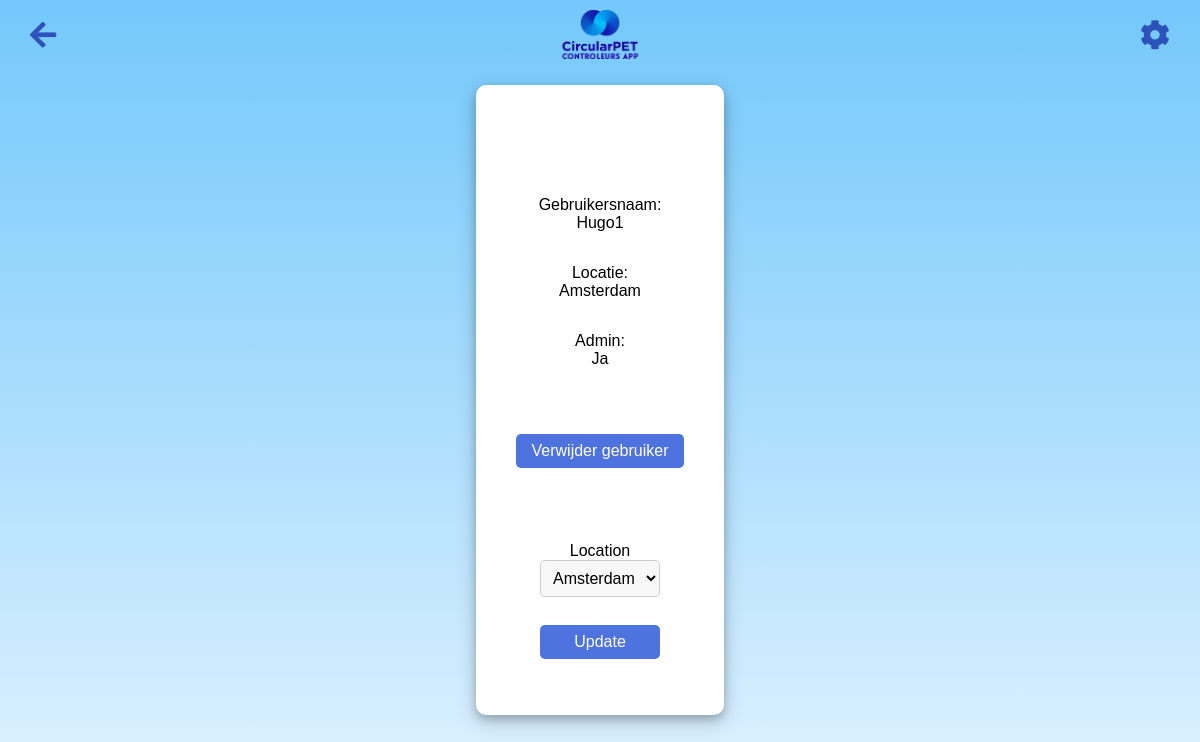
Page /user_dashboard/2?user_id=1&from_admin=true on the earlier database version.
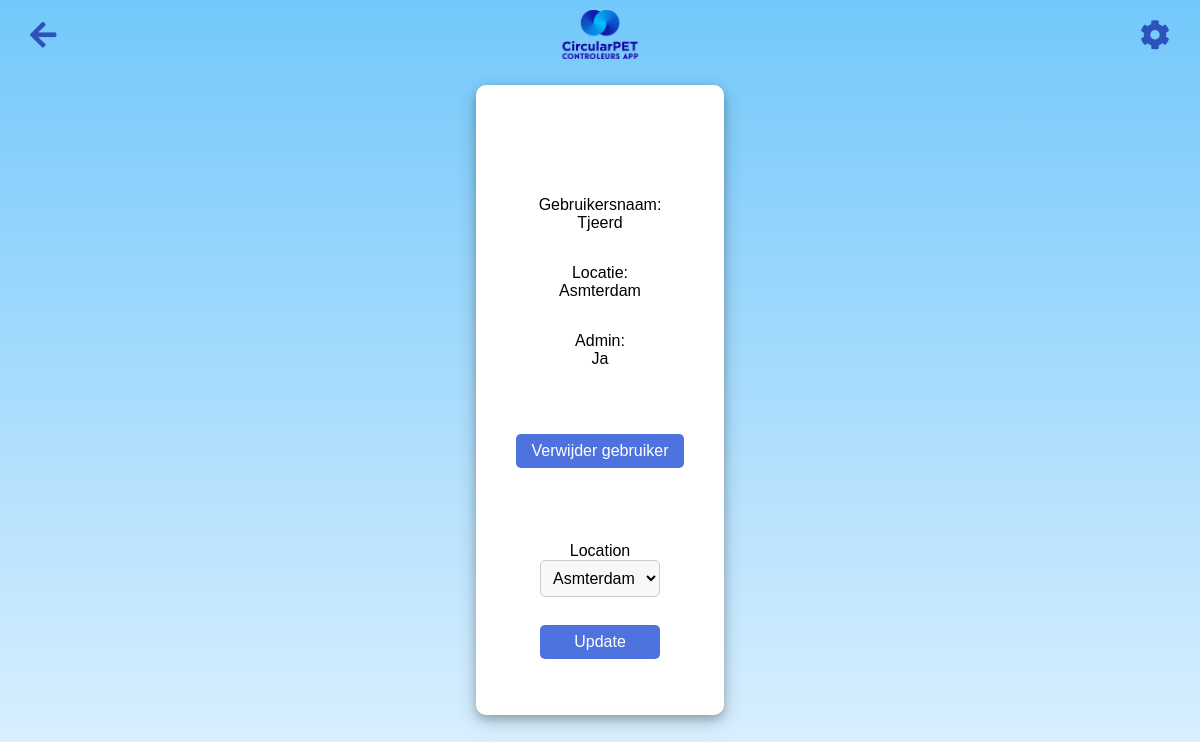
Same page on the later database version.
### app.py (models this page shows, shortened)
class User(db.Model, UserMixin):  # Extend User model with UserMixin
    id = db.Column(db.Integer, primary_key=True)
    username = db.Column(db.String(80), unique=True, nullable=False)
    password = db.Column(db.String(120), nullable=False)
    is_admin = db.Column(db.Boolean, default=False, nullable=False)
    location_id = db.Column(db.Integer, db.ForeignKey('location.id'), nullable=True)
    location = db.relationship('Location', backref=db.backref('users', lazy=True))
    group = db.Column(db.String(120), nullable=True)
    badges = db.Column(db.Integer, default=0)

class Location(db.Model):
    __tablename__ = 'location'
    __table_args__ = {'extend_existing': True}
    id = db.Column(db.Integer, primary_key=True)
    name = db.Column(db.String(120), unique=True, nullable=False)
    zakken = db.Column(db.Integer, nullable=False, default=0)
    bekers = db.Column(db.Integer, nullable=False, default=0)
    url = db.Column(db.String(500), nullable=True)

### app.py (the view, shortened to what this page needs)
@app.route('/user_dashboard/<int:user_id>', methods=['GET', 'POST'])
def user_dashboard(user_id):
    user = User.query.get_or_404(user_id)
    form = UserForm(obj=user)
    return render_template('user_dashboard.html', user=user, form=form)

### app.py
class UserForm(FlaskForm):
    username = StringField('Username', validators=[DataRequired()])
    password = PasswordField('Password', validators=[DataRequired()])
    location = QuerySelectField('Location', query_factory=lambda: Location.query, allow_blank=True, get_label='name')
    is_admin = BooleanField('Admin')  # Add this line to include an admin checkbox
    submit = SubmitField('Update')

### templates/user_dashboard.html (shortened to what this page needs)
<html lang="en">
<head>
    <link rel="stylesheet" href="{{ url_for('static', filename='main.css') }}">
    <link rel="stylesheet" href="https://cdnjs.cloudflare.com/ajax/libs/font-awesome/5.15.3/css/all.min.css">
</head>
<body>
<img src="{{ url_for('static', filename='logo.png') }}" alt="CircularPET Logo" class="logo2">
<a href="javascript:history.back()" class="back-button"><i class="fas fa-arrow-left"></i></a>
<i id="gear-icon" class="fa fa-cog gear-icon-container"></i>
<div class="cube user-dashboard-cube"
    style="  background-color: white; width:  auto; padding: 20px; margin: 20px; box-shadow: 0 4px 8px 0 rgba(0, 0, 0, 0.2), 0 6px 20px 0 rgba(0, 0, 0, 0.19); text-align: center;">
    <h1>User</h1>
    <p >Gebruikersnaam: <br> {{ user.username }}</p>
    <p>Locatie: <br> {{ user.location.name if user.location else 'Geen' }}</p>
    <p>Admin: <br> {{ 'Ja' if user.is_admin else 'Nee' }}</p>
    <form method="POST" action="{{ url_for('delete_user', id=user.id) }}" style="margin-top: 20px;">
        <input type="submit" value="Verwijder gebruiker"
            onclick="return confirm('Weet je dat zeker?');">
    </form>
    <form method="POST" action="{{ url_for('assign_location', user_id=user.id) }}">
        {{ form.hidden_tag() }} <br>
        <div>{{ form.location.label }} <br> {{ form.location() }}</div> <br>
        <div>{{ form.submit() }}</div>
    </form>
</div>
</body>
</html>

Differences in the rows shown:
changed User "Ja": username "Hugo1" → "Tjeerd"
changed Location: location "Amsterdam" → "Asmterdam"
Other differences:
form field location: "Amsterdam" → "Asmterdam"
